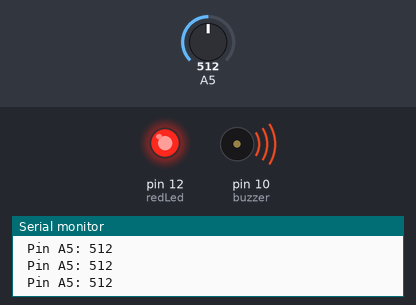
Simulated run of this sketch. Board: Arduino Uno, built with avr-gcc and run on an emulated ATmega328P. Parts: output pins drawn as LEDs (lit = HIGH), buzzer (waves = sounding, pin HIGH), the last lines printed to the serial monitor. The inputs (shaded band) are chosen by the test bench; at power-on: A5 = 512.

Above: at 1.2 s.
1.3 s: A5 set to 6
2.8 s: A5 set to 3
At 4.0 s:
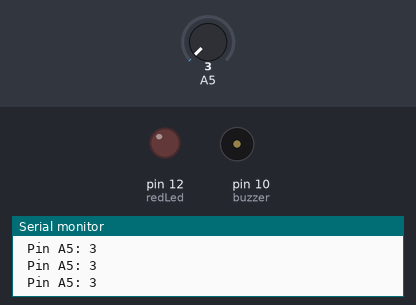
4.3 s: A5 set to 122
At 5.5 s:
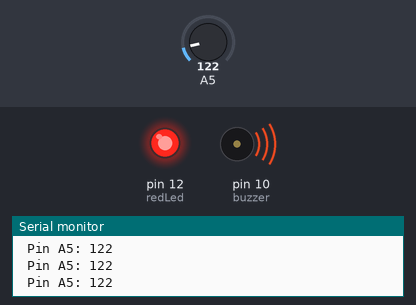
5.8 s: A5 set to 0
At 6.8 s:
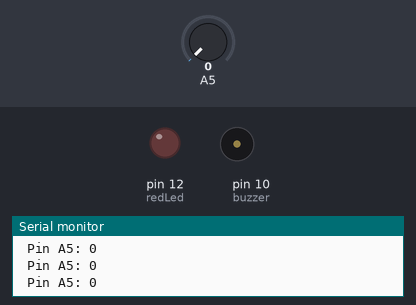
Timing chart, 0 to 8.3 s (numbered marks = the images above; inputs shaded):
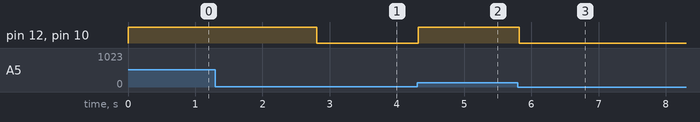

The sketch:

gas_leakage_detection.ino
```cpp
int redLed = 12;
int buzzer = 10;
int sensorValue = 0;
void setup() {
 pinMode(redLed, OUTPUT);
 pinMode(buzzer, OUTPUT);
 pinMode(A5, INPUT);
 Serial.begin(9600);
}
void loop() {
 sensorValue = analogRead(A5);
 Serial.print(" Pin A5: ");
 Serial.println(sensorValue, DEC);
 if (sensorValue > 4)
 {
 digitalWrite(redLed, HIGH);
 digitalWrite(buzzer, HIGH);
 }
 else
 {
 digitalWrite(redLed, LOW);
 digitalWrite(buzzer, LOW);
 }
 delay(100);
}
```

Measured:
- the behaviour switches between 5 and 4 on A5 (found by bisection; images 0 and 1)
- after the input at 2.8 s, pin 12 (redLed), pin 10 (buzzer): HIGH → LOW at once
- after the input at 4.3 s, pin 12 (redLed), pin 10 (buzzer): LOW → HIGH at once
- after the input at 5.8 s, pin 12 (redLed), pin 10 (buzzer): HIGH → LOW at once
